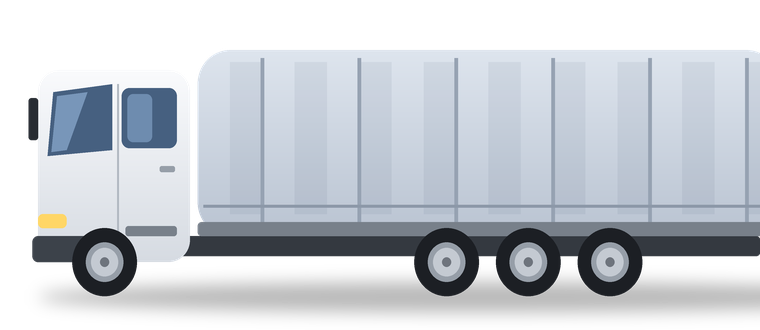
#> input picture assets/trucks/tent.png, 760 x 330 px
$ python render.py ../../assets/trucks/tent.png ../../assets/trucks/container.png ../../assets/trucks/flatbed.png
#> lines starting #> are read from the running program, lines starting #| are printed output that depends on the picture
"""Cargonic Instagram Reels renderer (1080x1920, 30fps).

Usage: python3 render.py <reel_id> <voice.mp3> <out.mp4>
Frames are drawn with Pillow and piped to ffmpeg; the voiceover is mixed
with a synthesized road/beat bed and whoosh/impact hits.
"""
import math
import random
import subprocess
import sys
import wave
from pathlib import Path

import numpy as np
from PIL import Image, ImageDraw, ImageFilter, ImageFont

from reels import REELS

ROOT = Path(__file__).resolve().parents[2]
ASSETS = ROOT / "assets"
W, H, FPS = 1080, 1920, 30
FONT_DIR = "/usr/share/fonts/opentype/inter/"

# Brand palette (src/theme/index.ts + app icon)
NAVY = (10, 22, 38)
BLUE = (36, 87, 245)
SKY = (54, 169, 245)
ORANGE = (249, 115, 22)
RED = (239, 68, 68)
GREEN = (16, 185, 129)
WHITE = (255, 255, 255)
SLATE = (15, 23, 42)
MUTED = (100, 116, 139)
APP_BG = (242, 244, 247)
YELLOW = (255, 214, 10)

_fonts = {}


# [6 lines left out: function font, not called in this run]


# ---------------------------------------------------------------- easing
def clamp(x, a=0.0, b=1.0):
    return max(a, min(b, x))


def ease_out(x):
    x = clamp(x)
    return 1 - (1 - x) ** 3


# [4 lines left out: function ease_back, not called in this run]


def lerp(a, b, t):
    return a + (b - a) * t


def mix(c1, c2, t):
    return tuple(int(lerp(a, b, t)) for a, b in zip(c1, c2))


# ---------------------------------------------------------------- assets
def load(path, width=None):
#> called with width = 980
    im = Image.open(path).convert("RGBA")
#> im is the input picture: PIL image 760x330 RGBA; mean R, G, B, A 107.6, 112.7, 119.4, 160.5
    if width:
        im = im.resize((width, int(im.height * width / im.width)), Image.LANCZOS)
#> im: PIL image 980x425 RGBA
    return im


TRUCK = load(ASSETS / "trucks/tent.png", 980)
TRUCK_SMALL = {k: load(ASSETS / f"trucks/{k}.png", 150) for k in
               ["tent", "refrigerator", "flatbed", "container", "tipper", "isothermal"]}
#> call 2 of load, with width = 150
#> in load (call 2), `im = im.resize((width, int(im.height * width / im.width)), Image.LANCZ..`:
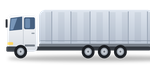
#> im: PIL image 150x65 RGBA; mean R, G, B, A 114.2, 119.4, 126.6, 160.5; transparent parts drawn white
#> (the run stopped early here; a loop or call above may not have finished)

$ run again, with assets/trucks/manipulator.png copied over assets/trucks/tent.png
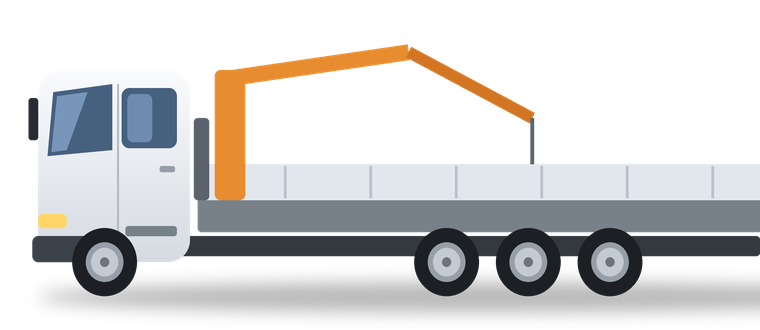
#> input picture assets/trucks/manipulator.png, 760 x 330 px
#> in load, im is the input picture: PIL image 760x330 RGBA; mean R, G, B, A 62.8, 61.8, 61.5, 102.2
#> im: PIL image 980x425 RGBA
#> in load (call 2), `im = im.resize((width, int(im.height * width / im.width)), Image.LANCZ..`:
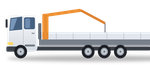
#> im: PIL image 150x65 RGBA; mean R, G, B, A 73.3, 70.5, 68.5, 101.7; transparent parts drawn white

$ run again, with assets/trucks/refrigerator.png copied over assets/trucks/tent.png
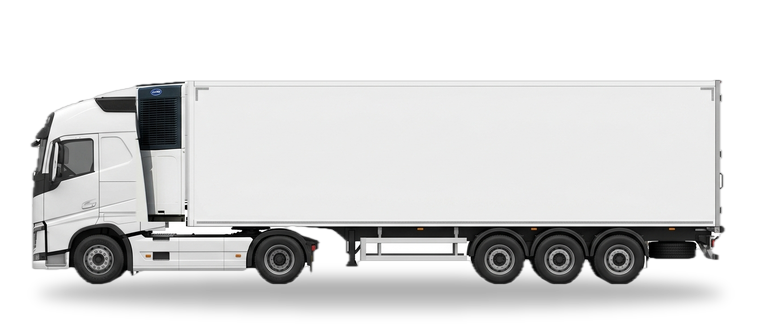
#> input picture assets/trucks/refrigerator.png, 760 x 330 px
#> in load, im is the input picture: PIL image 760x330 RGBA; mean R, G, B, A 96.3, 96.4, 96.4, 132.8
#> im: PIL image 980x425 RGBA
#> in load (call 2), `im = im.resize((width, int(im.height * width / im.width)), Image.LANCZ..`:
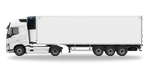
#> im: PIL image 150x65 RGBA; mean R, G, B, A 103.8, 103.8, 103.8, 132.7; transparent parts drawn white

$ run again, with assets/trucks/tanker.png copied over assets/trucks/tent.png
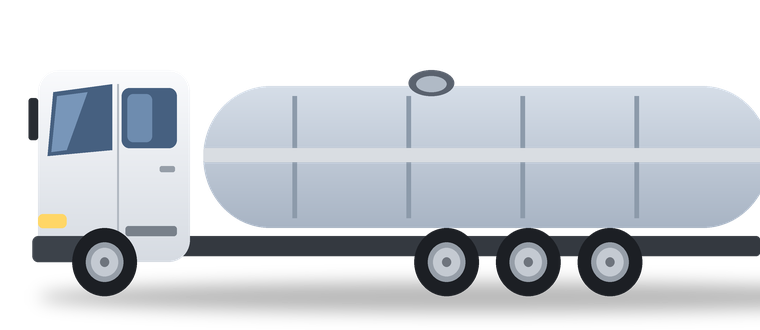
#> input picture assets/trucks/tanker.png, 760 x 330 px
#> in load, im is the input picture: PIL image 760x330 RGBA; mean R, G, B, A 85, 89.6, 95.5, 127.7
#> im: PIL image 980x425 RGBA
#> in load (call 2), `im = im.resize((width, int(im.height * width / im.width)), Image.LANCZ..`:
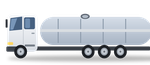
#> im: PIL image 150x65 RGBA; mean R, G, B, A 91.4, 96.2, 102.3, 127.5; transparent parts drawn white
